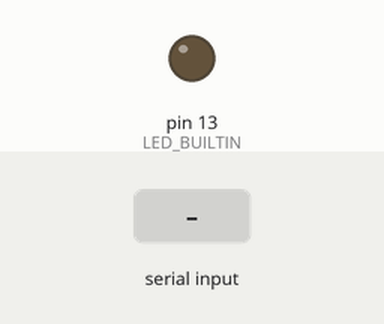
Recording of a sketch running on a simulated Arduino Uno, built with avr-gcc and run on an emulated ATmega328P. Shown: output pins drawn as LEDs (lit = HIGH). The inputs (shaded band) are chosen by the test bench. What the sketch prints to the serial monitor is not drawn.

Above: at 1.2 s.
1.3 s: "1" received over Serial
At 2.5 s:
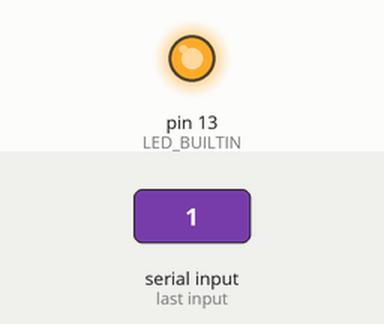
2.8 s: "0" received over Serial
At 3.8 s:
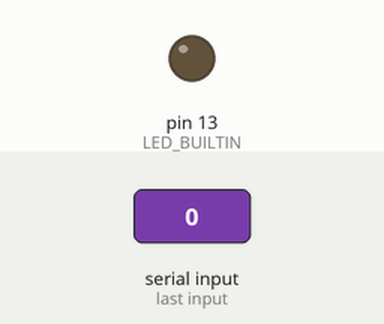
Timing chart, 0 to 5.8 s (numbered marks = the images above; inputs shaded):
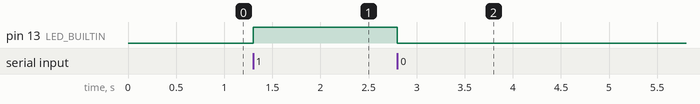

Measured:
- after the input at 1.3 s, pin 13 (LED_BUILTIN): LOW → HIGH at once
- after the input at 2.8 s, pin 13 (LED_BUILTIN): HIGH → LOW at once

The sketch:

LED_ARD.ino
```cpp
int value=0;

void setup() {
  Serial.begin(9600);
  pinMode(LED_BUILTIN ,OUTPUT);
  digitalWrite(LED_BUILTIN , LOW);
  Serial.println("connection");// put your setup code here, to run once:

}

void loop() {
  while(Serial.available())
  {
    value=Serial.read();
  }

  if (value == '1')

  digitalWrite(LED_BUILTIN, HIGH);

  else if (value=='0')
  digitalWrite(LED_BUILTIN, LOW);


  // put your main code here, to run repeatedly:

}
```
